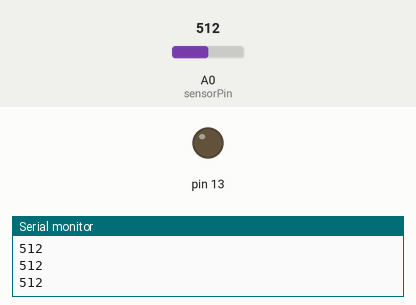
This sketch was run on a simulated Arduino Uno, built with avr-gcc and run on an emulated ATmega328P. Shown: output pins drawn as LEDs (lit = HIGH), the last lines printed to the serial monitor. Inputs (shaded band) come from the test bench; at power-on: A0 (sensorPin) = 512.

Above: at 1.2 s.
1.3 s: A0 (sensorPin) set to 683
2.8 s: A0 (sensorPin) set to 710
At 3.6 s:
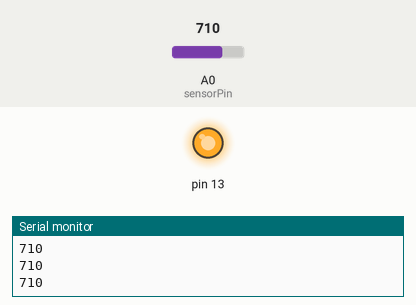
4.3 s: A0 (sensorPin) set to 690
At 4.7 s:
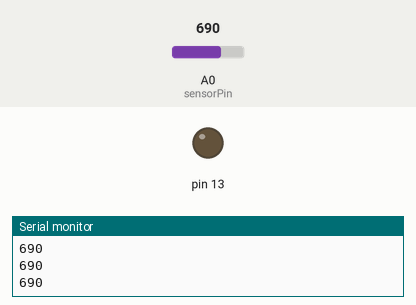
5.8 s: A0 (sensorPin) set to 716
At 7.1 s:
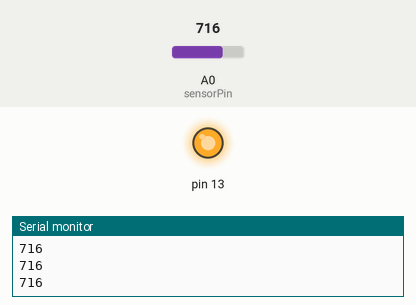
Timing chart, 0 to 8.3 s (numbered marks = the images above; inputs shaded):
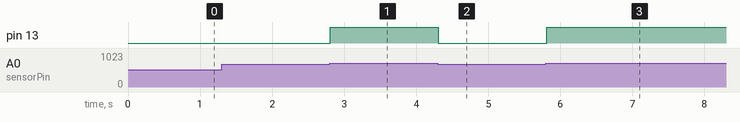

The sketch:

Lightsensor.ino
```cpp
int sensorPin = A0; // select the input pin for LDR
unsigned int sensorValue = 0; // variable to store value coming from LDR
int threshold = 700;
void setup()
{
 pinMode(13, OUTPUT);
 Serial.begin(9600); // start serial for output - for testing
}
void loop()
{
 // read the value from the ldr:
 sensorValue = analogRead(sensorPin);
 Serial.println(sensorValue);
 if(sensorValue > threshold) digitalWrite(13, HIGH);
 else digitalWrite(13, LOW);
}
```

Measured:
- the behaviour switches between 700 and 701 on A0 (sensorPin) (found by bisection; images 0 and 1)
- after the input at 2.8 s, pin 13: LOW → HIGH at once
- after the input at 4.3 s, pin 13: HIGH → LOW at once
- after the input at 5.8 s, pin 13: LOW → HIGH at once
